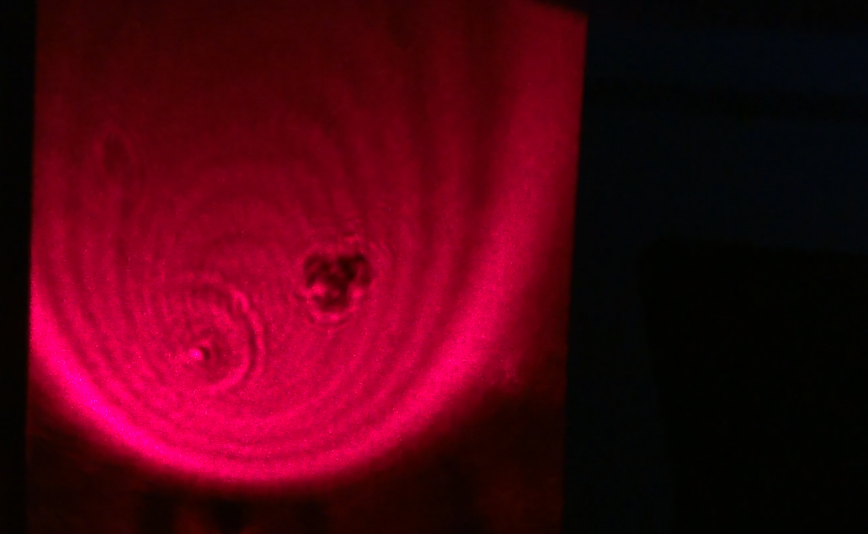
#> input picture Photos/image_test16.png, 2604 x 1602 px (shown at 1/3 size)
$ jupyter execute video_frame_16thmay.ipynb   (Python 2 division)
#> lines starting #> are read from the running program, lines starting #| are printed output that depends on the picture; after the words box and inside, x2 and y2 are one past the last pixel; in counts of white or black regions, pixels touching at a corner belong together; long printed decimals are rounded
[cell 1]
import cv2
from matplotlib import pyplot as plt
import numpy as np
import math

[cell 2]
image=cv2.imread('./Photos/image_test16.png')
#> image is the input picture: shape (1602, 2604, 3); mean B, G, R 18.6, 2.2, 76.2
image_resize=cv2.resize(image,(400,400))
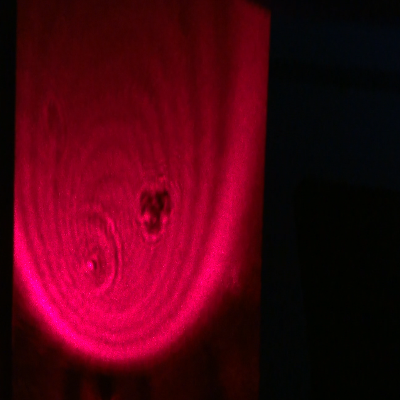
#> image_resize: shape (400, 400, 3); mean B, G, R 18.6, 2.2, 76.1
image_rgb = cv2.cvtColor(image, cv2.COLOR_BGR2RGB)
image_rgb_resize=cv2.resize(image_rgb,(400,400))
image_hsv=cv2.cvtColor(image,cv2.COLOR_BGR2HSV)
#> image_hsv: shape (1602, 2604, 3); mean H, S, V 111.8, 222.9, 77.2
image_gray=cv2.cvtColor(image,cv2.COLOR_BGR2GRAY)
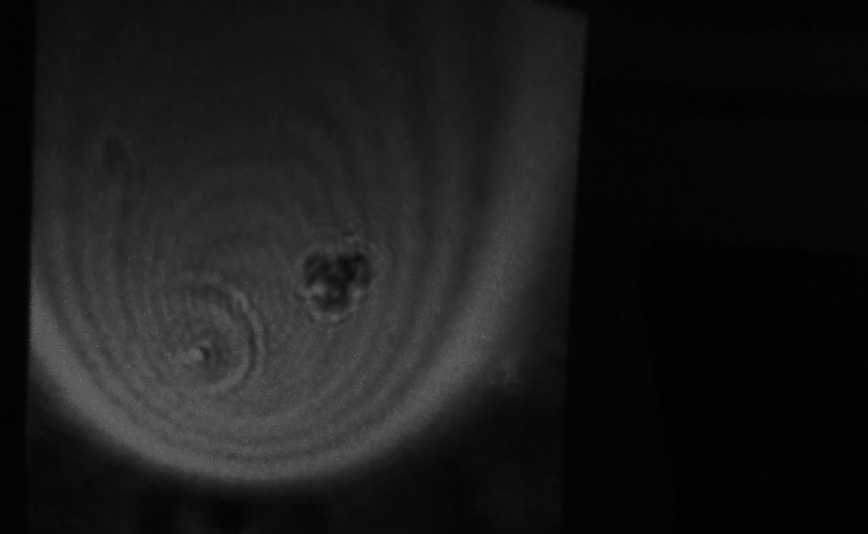
#> image_gray: shape (1602, 2604) (shown at 1/3 size); min 0, max 140, mean 26.2

[cell 3]
lower=np.asarray([70,0,0])
upper=np.asarray([255,255,180])

# lower=np.asarray([35,16,38])
# upper=np.asarray([255,75,255])  #edit with a video

mask=cv2.inRange(image_rgb_resize,lower,upper)
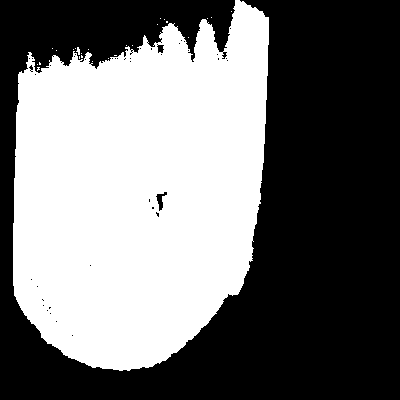
#> mask: shape (400, 400); 45.4% white; 26 white regions (24 under 20 px), largest, box (x1, y1, x2, y2) and area: (13, 0, 269, 371) 72598, (76, 47, 80, 55) 20
output = cv2.bitwise_and(image_resize, image_resize, mask = mask)
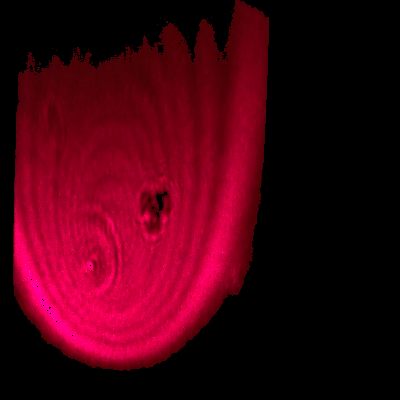
#> output: shape (400, 400, 3); mean B, G, R 16.7, 0.2, 67.3

[cell 4]
plt.imshow(cv2.cvtColor(output, cv2.COLOR_BGR2RGB))
plt.show()

# cv2.imshow('masking',output)
# cv2.waitKey(0)

[cell 5]
kernel = np.ones((5,5),np.uint8)
kernel2=cv2.getStructuringElement(cv2.MORPH_CROSS,(15,15))


closing = cv2.morphologyEx(image_resize, cv2.MORPH_CLOSE, kernel)
erosion = cv2.dilate(closing,kernel2,iterations = 1)
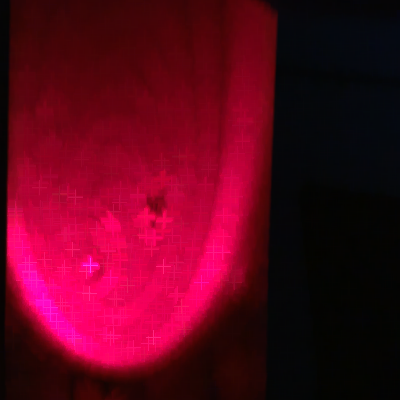
#> erosion: shape (400, 400, 3); mean B, G, R 28.1, 4, 91.9
opening = cv2.morphologyEx(image_resize, cv2.MORPH_OPEN, kernel)

[cell 6]
plt.figure(1)

plt.imshow(cv2.cvtColor(closing, cv2.COLOR_BGR2RGB))

plt.title('closing')
plt.show()
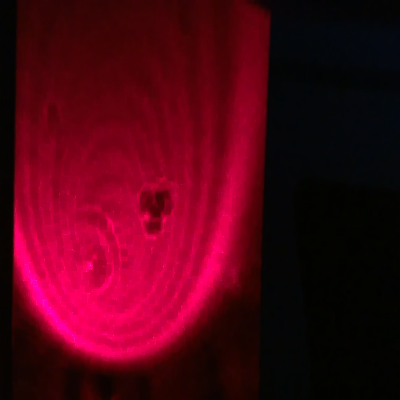
#> shown: shape (400, 400, 3); mean R, G, B 78.5, 2.6, 20.8

[cell 7]
closing_Re=cv2.resize(image_resize,(400,400));

copy_closing1=closing_Re.copy();
copy_closing2=closing_Re.copy();
gray_output= cv2.cvtColor(closing_Re, cv2.COLOR_BGR2GRAY)
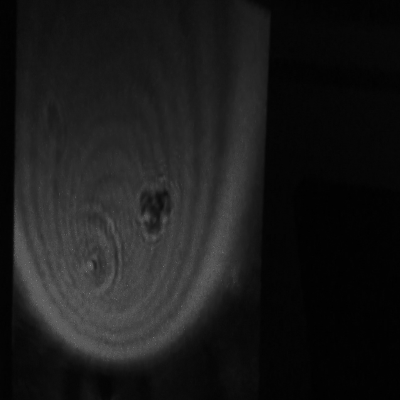
#> gray_output: shape (400, 400); min 0, max 136, mean 26.2
gray_output=cv2.resize(gray_output,(400,400))

# gray_filter = cv2.bilateralFilter(gray_output, 10, 10, 10)   TRY EROSION

# edges=cv2.Canny(gray_filter,100,100)  ## temporary function-: checking edges accuracy


kernel = np.ones((14,14),np.uint8)  #Earlier 13, 13  We can't change these valued
opening2 = cv2.morphologyEx(gray_output, cv2.MORPH_OPEN, kernel)


ret,thresh1 = cv2.threshold(opening2,30,255,cv2.THRESH_BINARY)
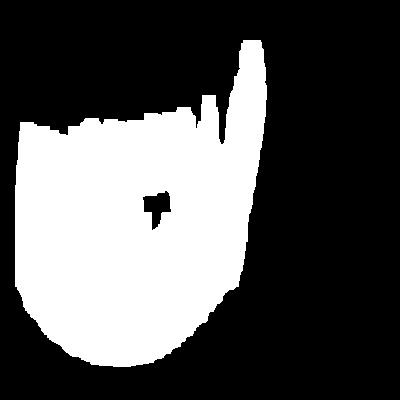
#> thresh1: shape (400, 400); 33.6% white; 1 white region
# kernel = np.ones((4,4),np.uint8)
# dilation=cv2.dilate(thresh1,kernel,iterations=1)
# erosion = cv2.erode(thresh1,kernel,iterations = 1)

[_,contours, heir]=cv2.findContours(thresh1.copy(), cv2.RETR_TREE, cv2.CHAIN_APPROX_SIMPLE)
#> contours = 2 contours; box (x1, y1, x2, y2) and area: (15, 40, 267, 367) 53752, (142, 190, 172, 231) 650
cv2.drawContours(copy_closing1, contours, -1, (0,255,0), 1)
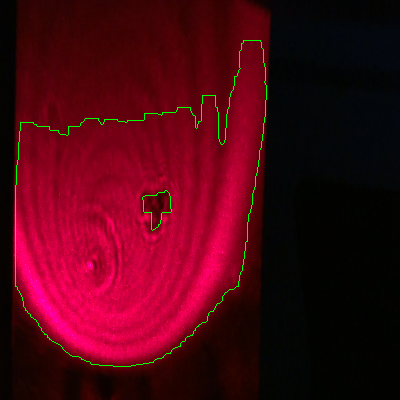
#> copy_closing1: shape (400, 400, 3); 0.79% of pixels changed, all inside (x1, y1, x2, y2) = (15, 40, 267, 367)

cv2.imshow('grayscale',gray_output)
cv2.imshow('Binary_image',thresh1)
# cv2.imshow('Erosion',erosion)
# cv2.imshow('Dilation',dilation)'
cv2.imshow('open',opening2)
cv2.imshow('contours',copy_closing1)
# cv2.imshow('Bilaterial filter',edges)
cv2.waitKey(0)

[cell 8]
# [28 lines of commented-out code are left out]

[cell 9]
print "Expected ratio = ",4*math.pi;
Expected_ratio= 4*math.pi
circular=[]
radius1=[]


for cnt in contours:

    area = cv2.contourArea(cnt)
    perimeter = cv2.arcLength(cnt,True)
    rad=perimeter/(2*(math.pi+1e-4))
    ratio=(perimeter**2)/(area+1e-4)
    print Expected_ratio-ratio, rad
    if rad>2.5 and rad<30:
        print rad
        radius1.append(rad)
        circular.append(cnt)
#> this loop made 2 passes
#> (area, perimeter, rad, ratio) on passes 1 to 2: (53752, 1228.8, 195.6, 28.09), (649.5, 125.7, 20, 24.33)
#| -15.527 195.570
#| -11.760 20.005
#| 20.005
#> after the loop, circular = 1 contour; box (x1, y1, x2, y2) and area: (142, 190, 172, 231) 650; radius1 = [20]

[cell 10]
cv2.drawContours(copy_closing2, circular, -1, (0,255,0), 1)
#> copy_closing2: shape (400, 400, 3); 0.07% of pixels changed, all inside (x1, y1, x2, y2) = (142, 190, 172, 231)

cv2.imshow('contours_circular',copy_closing2)
cv2.waitKey(0)

[cell 11]
radius1
#> Out = [20]

$ run again, with Photos/image_test1.png copied over Photos/image_test16.png
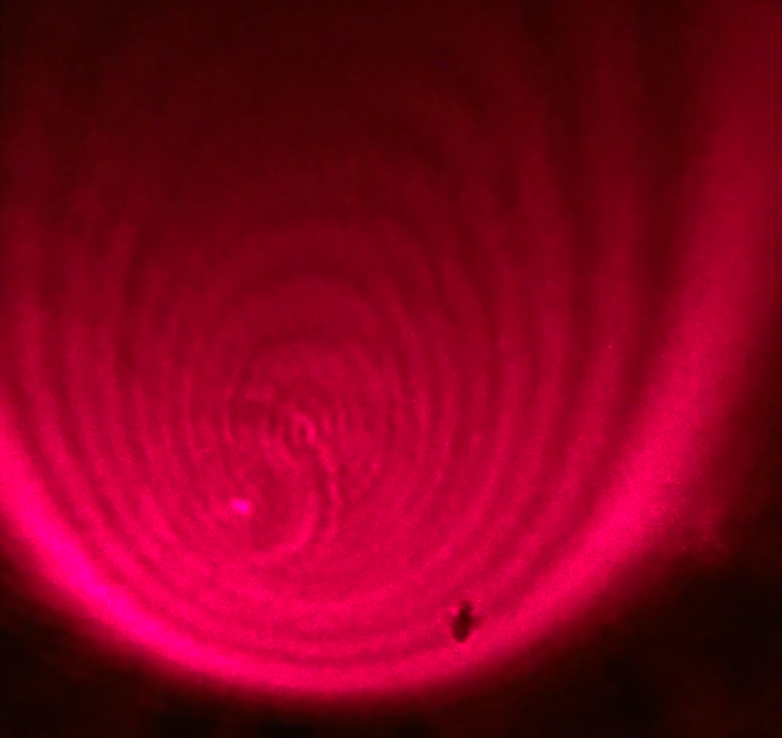
#> input picture Photos/image_test1.png, 1564 x 1476 px (shown at 1/2 size)
#> image is the input picture: shape (1476, 1564, 3); mean B, G, R 29.4, 0.8, 128.1
#> image_hsv: shape (1476, 1564, 3); mean H, S, V 145.7, 252.9, 128.1
#> `mask=cv2.inRange(image_rgb_resize,lower,upper)`:
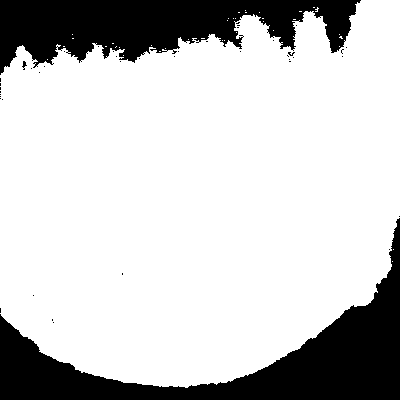
#> mask: shape (400, 400); 78.5% white; 44 black regions (41 under 20 px), largest, box (x1, y1, x2, y2) and area: (0, 218, 400, 400) 18701, (0, 0, 361, 75) 15534, (22, 61, 27, 70) 22
#> thresh1: shape (400, 400); 60.3% white; 3 black regions
#> contours = 2 contours; box (x1, y1, x2, y2) and area: (0, 21, 400, 383) 95730, (235, 331, 242, 345) 50
#> `cv2.drawContours(copy_closing1, contours, -1, (0,255,0), 1)`:
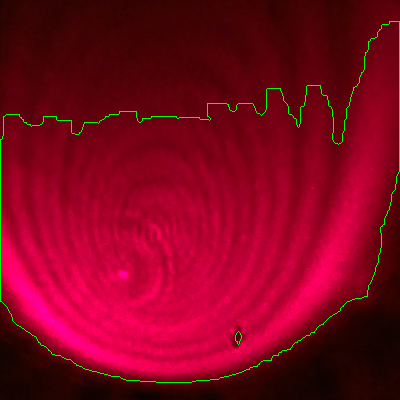
#> copy_closing1: shape (400, 400, 3); mean B, G, R 29.1, 3.3, 126.9
#> the loop `for cnt in contours: ` made 2 passes
#> (area, perimeter, rad, ratio) on passes 1 to 2: (95730, 1685.4, 268.2, 29.67), (50.5, 31.56, 5.02, 19.72)
#> (printed output is left out)
#> after the loop `for cnt in contours:`: circular = 1 contour; box (x1, y1, x2, y2) and area: (235, 331, 242, 345) 50; radius1 = [5.02]
#> copy_closing2: shape (400, 400, 3); mean B, G, R 29.3, 0.8, 128

$ run again, with Photos/image_test10.png copied over Photos/image_test16.png
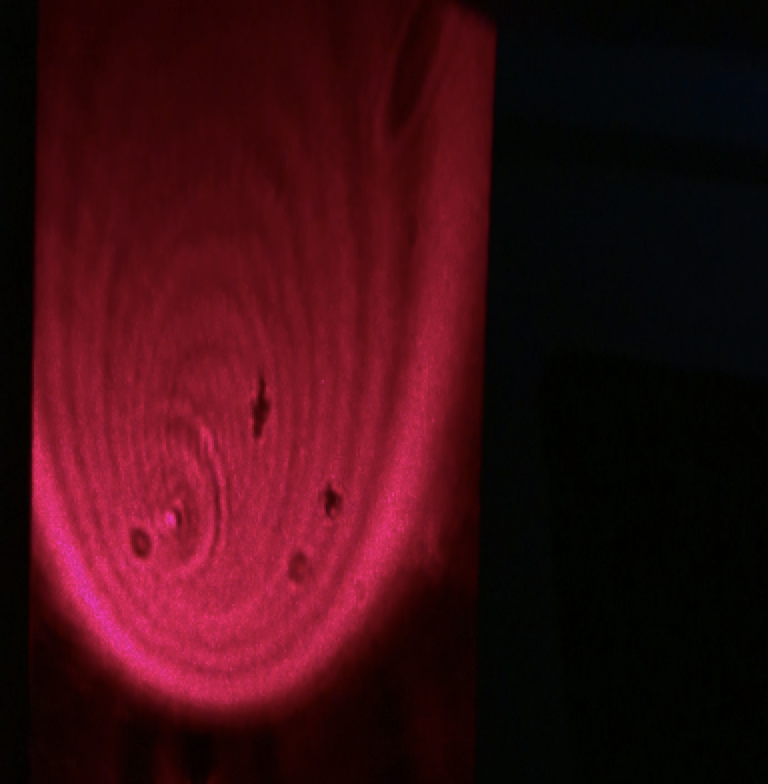
#> input picture Photos/image_test10.png, 768 x 784 px
#> image is the input picture: shape (784, 768, 3); mean B, G, R 18.3, 11.7, 59.5
#> image_hsv: shape (784, 768, 3); mean H, S, V 108.8, 204.9, 60.5
#> `mask=cv2.inRange(image_rgb_resize,lower,upper)`:
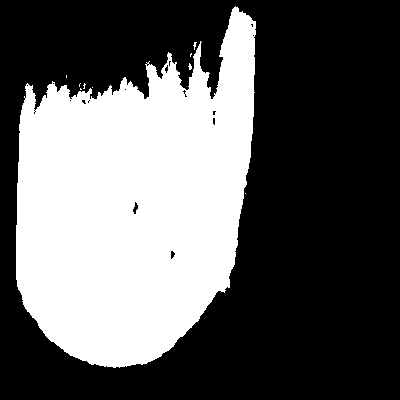
#> mask: shape (400, 400); 37.3% white; 10 white regions (9 under 20 px), largest, box (x1, y1, x2, y2) and area: (16, 6, 256, 368) 59601
#> thresh1: shape (400, 400); 33.5% white; 1 white region
#> contours = 3 contours; box (x1, y1, x2, y2) and area: (17, 33, 254, 367) 53124, (133, 194, 141, 223) 98, (170, 251, 177, 262) 43
#> `cv2.drawContours(copy_closing1, contours, -1, (0,255,0), 1)`:
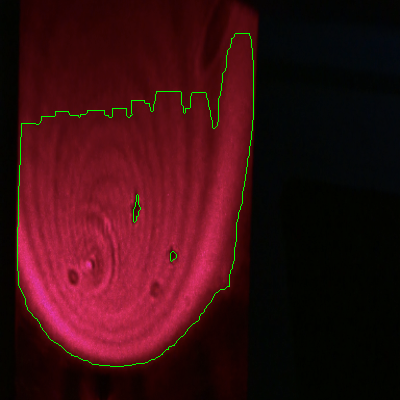
#> copy_closing1: shape (400, 400, 3); mean B, G, R 18.1, 13.5, 58.8
#> the loop `for cnt in contours: ` made 3 passes
#> (area, perimeter, rad, ratio) on passes 1 to 3: (53124, 1198.6, 190.8, 27.05), (43, 26.14, 4.16, 15.89), (98.5, 62.38, 9.93, 39.51)
#> (printed output is left out)
#> after the loop `for cnt in contours:`: circular = 2 contours; box (x1, y1, x2, y2) and area: (133, 194, 141, 223) 98, (170, 251, 177, 262) 43; radius1 = [4.16, 9.93]
#> copy_closing2: shape (400, 400, 3); mean B, G, R 18.2, 11.8, 59.4
